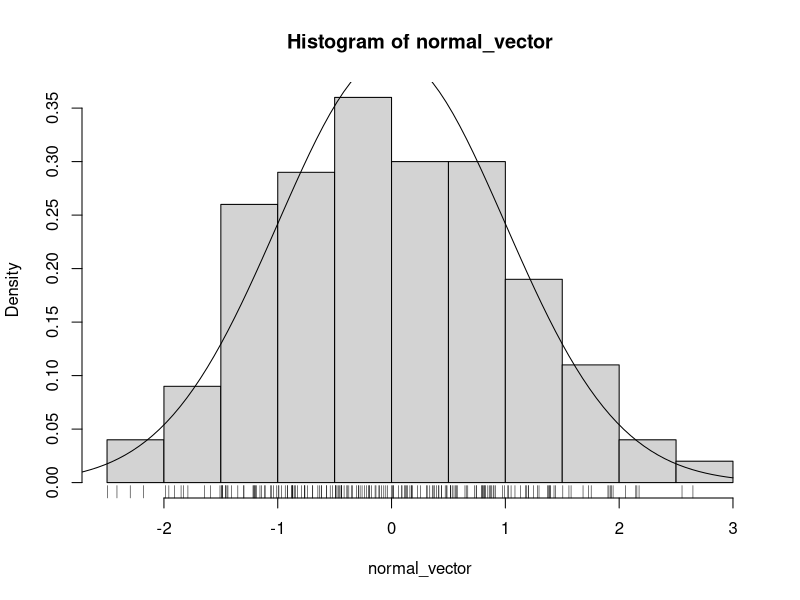
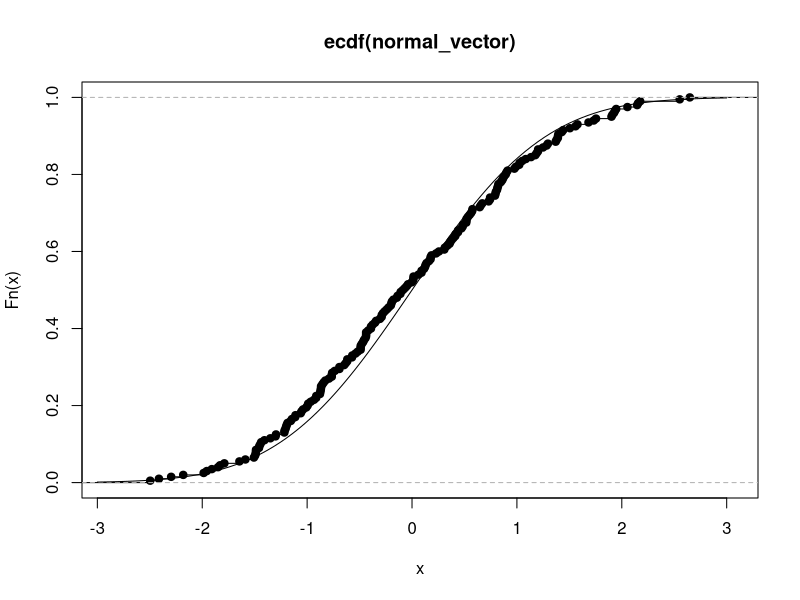
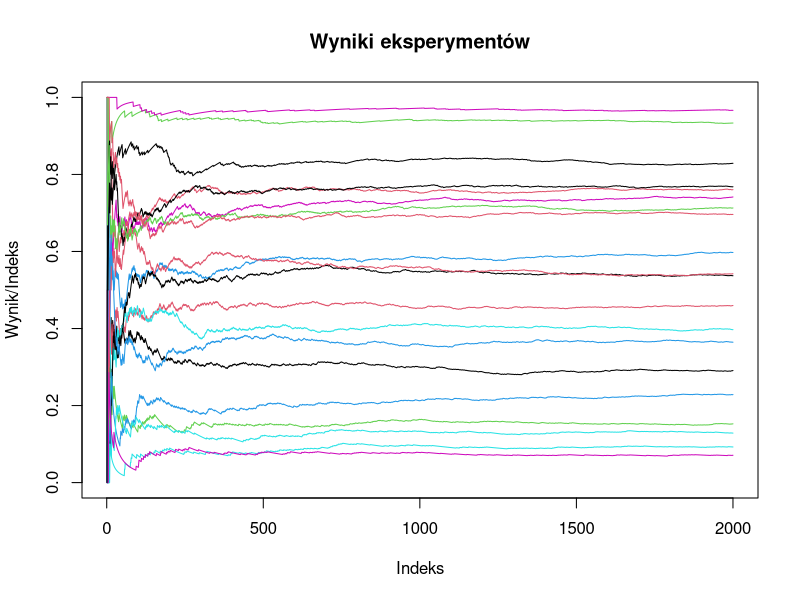
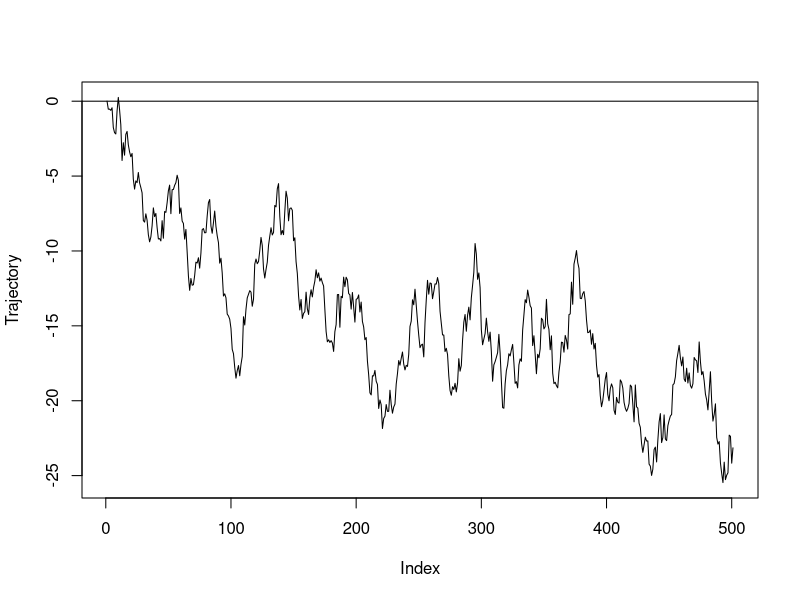
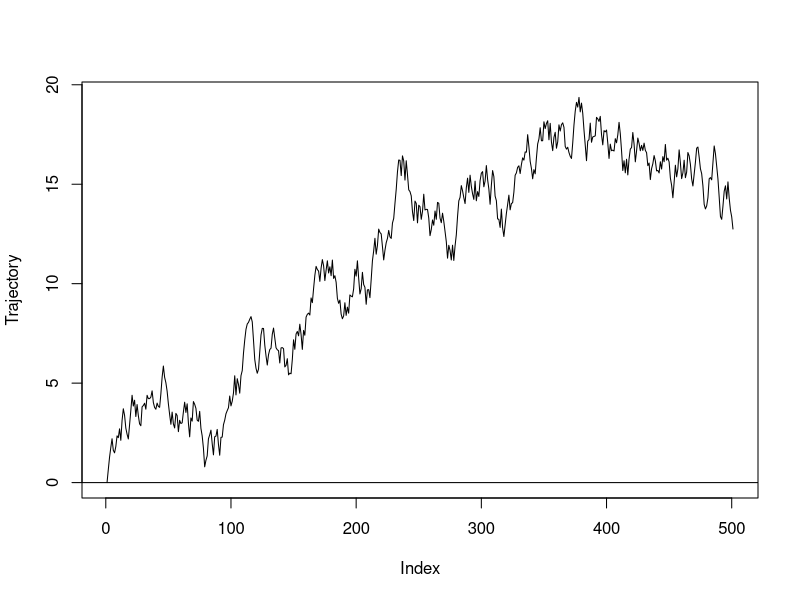
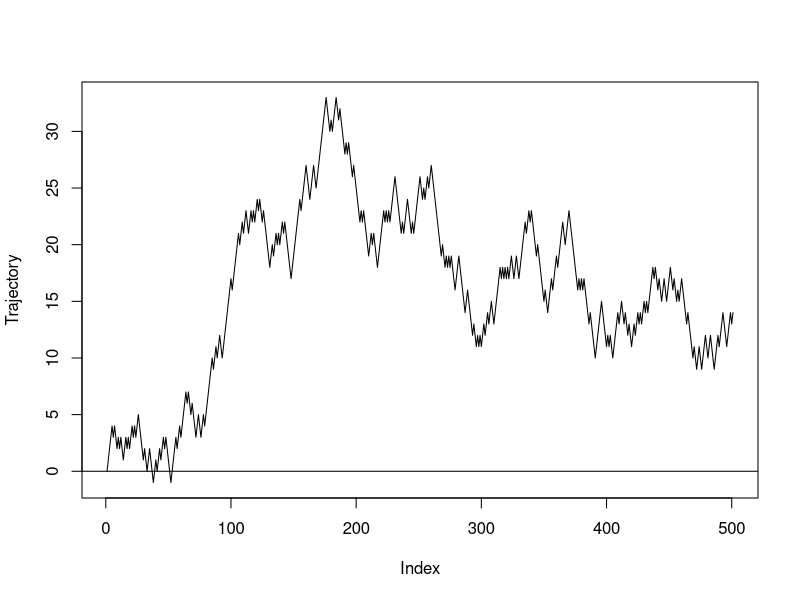

Reproduce these figures in R, in order.
## ---- chunk 1
n <- 12

set.seed(10)
x <- runif(n)
x
## ---- chunk 2
normal_variable <- (sum(x) - n/2) / (sqrt(n/12))
normal_variable
## ---- chunk 3
normal <- function(){
  n <- 12
  x <- runif(n)
  normal_variable <- (sum(x) - n/2) / (sqrt(n/12))
  return(normal_variable)
}
normal()
## ---- chunk 4
m <- 200
normal_vector <- vector()
for (i in 1:m){
  normal_vector <- c(normal_vector, normal())
}
## ---- chunk 5
{
hist(normal_vector, prob = TRUE)
rug(normal_vector)
curve(dnorm, from = -3, to = 3, add = TRUE)
}
## ---- chunk 6
ecdf(normal_vector)
{
plot(ecdf(normal_vector))
curve(pnorm, from = -3, to = 3, add = TRUE)
}
ks.test(normal_vector, pnorm)
## ---- chunk 7
bern <- function(alfa, beta){
  x <- runif(1)
  return(as.integer(x < alfa / (alfa + beta)))
}

experiment <- function(alfa, beta, n){
X <- vector()
for (i in 1:n){
  Xn <- bern(alfa + sum(X), beta + length(X) - sum(X))
  X <- c(X, Xn)
}

S <- cumsum(X)
return(S)
}
## ---- chunk 8
alfa <- 1
beta <- 1
n <- 2000
data_for_plot <- data.frame(x = 1:n)

for(i in 1:20){
  results <- experiment(alfa, beta, n)
  name <- paste0("experiment", i)
  data_for_plot[name] <- results / (1:n)
}

# Tworzymy wykres z wykorzystaniem matplot
matplot(data_for_plot$x, data_for_plot[, -1], type = "l", lty = 1,
        xlab = "Indeks", ylab = "Wynik/Indeks", main = "Wyniki eksperymentów")
## ---- chunk 9
generate_betas <- function(alfa, beta, n, m){
 betas <- vector()

  for(i in 1:m){
    results <- experiment(alfa, beta, n)
    betas <- c(betas, results[n]/n)
  }
 return(betas)
}

my_betas <- generate_betas(1, 1, 200, 200)
ks.test(my_betas, "pbeta", shape1 = 1, shape2 = 1)

my_betas <- generate_betas(3, 2, 200, 200)
ks.test(my_betas, "pbeta", shape1 = 3, shape2 = 2)

my_betas <- generate_betas(11, 1, 200, 200)
ks.test(my_betas, "pbeta", shape1 = 11, shape2 = 1)

my_betas <- generate_betas(0.5, 0.5, 200, 200)
ks.test(my_betas, "pbeta", shape1 = 0.5, shape2 = 0.5)

my_betas <- generate_betas(5, 31, 200, 200)
ks.test(my_betas, "pbeta", shape1 = 5, shape2 = 31)
## ---- chunk 10
rm(list = ls())
## ---- chunk 11
random_walk <- function(distribution, n, ...){
Sn <- cumsum(distribution(n, ...))
Sn <- c(0, Sn)
Tn <- cumsum(as.integer(Sn > 0)) / (1:(n+1))

return(list(Sn = Sn, Tn = Tn))
}


two_pointed <- function(n, alfa, beta){
  x <- runif(n)
  return(as.integer(x < alfa / (alfa + beta))*2 - 1)
}

normal_walk <- random_walk(rnorm, 500, mean = 0, sd = 1)
unif_walk <- random_walk(runif, 500, min = -1, max = 1)
bern_walk <- random_walk(two_pointed, 500, alfa = 1, beta = 1)

plot(normal_walk$Sn, type = "l", ylab = "Trajectory") + abline(h = 0) 
plot(unif_walk$Sn, type = "l", ylab = "Trajectory") + abline(h = 0)
plot(bern_walk$Sn, type = "l", ylab = "Trajectory") + abline(h = 0)


generate_Tn <- function(distribution, n, m, ...){
result <- vector()
for (i in (1:m)){
  walk <- random_walk(distribution, n, ...)
  result <- c(result, walk$Tn[length(walk$Tn)])
}
return(result)
}

realization_Tn <- generate_Tn(rnorm, 500, 50, mean = 0, sd = 1)
ks.test(realization_Tn, "pbeta", shape1 = 1/2, shape2 = 1/2)
## ---- chunk 12
rm(list = ls())
## ---- chunk 13
argmin <- vector()

for (i in 1:10000){
W = rexp(3, rate = c(1, 2, 5))
argmin <- c(argmin, which.min(W))
}

table(argmin) / length(argmin)

# Function for generating discrete variables
generate_discretes <- function(n, freq){
  argmin <- vector()
  for (i in 1:n){
    W = rexp(length(freq), rate = freq)
    argmin <- c(argmin, which.min(W))
  }
  return(argmin)
}

n <- 1000
vector1 <- c(1,2,3)
vector2 <- c(1, 1, 10, 2, 3)
vector3 <- c(8, 12)

discrete_realization <- generate_discretes(n, vector1)
table(discrete_realization) / n

discrete_realization <- generate_discretes(n, vector2)
table(discrete_realization) / n

discrete_realization <- generate_discretes(n, vector3)
table(discrete_realization) / n

## ---- chunk 14
rm(list = ls())
